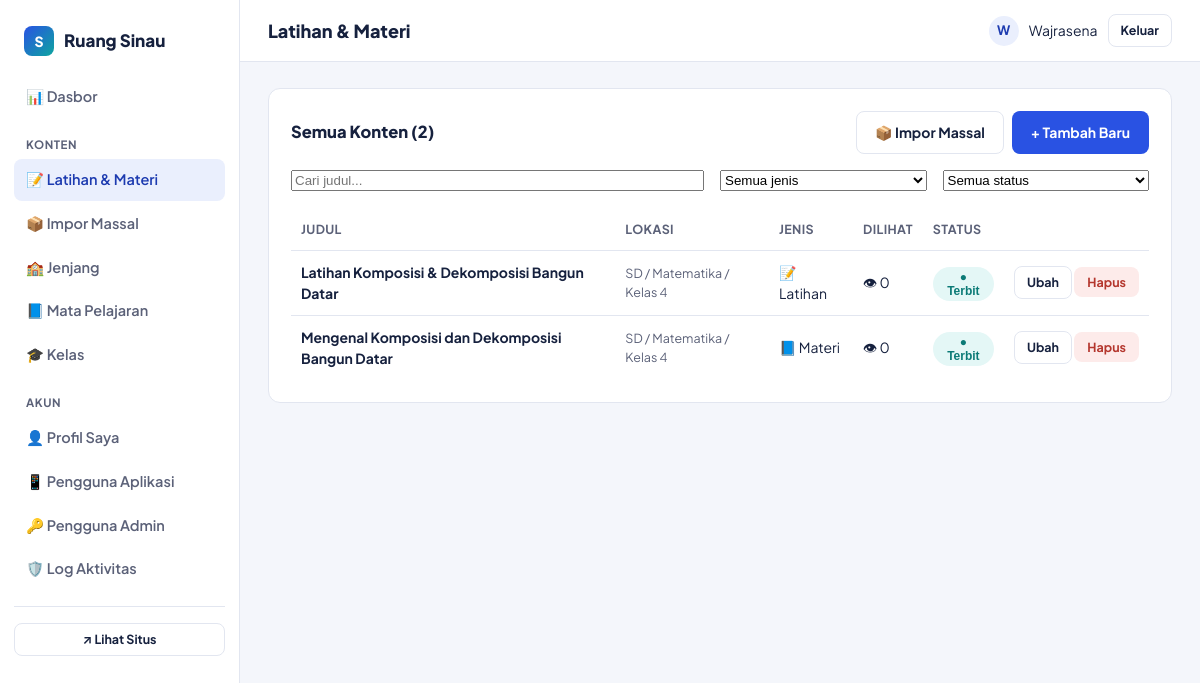
/admin/topik.php (signed in), run on the app's committed database.
### tables this page shows
CREATE TABLE IF NOT EXISTS topik (
    id              INT UNSIGNED AUTO_INCREMENT PRIMARY KEY,
    kelas_id        INT UNSIGNED NOT NULL,
    tipe            ENUM('latihan','materi') NOT NULL DEFAULT 'latihan',
    judul           VARCHAR(200) NOT NULL,
    slug            VARCHAR(220) NOT NULL,
    deskripsi       VARCHAR(500) NULL,
    tingkat         ENUM('mudah','sedang','sulit') NULL,
    jumlah_soal     SMALLINT UNSIGNED NULL,
    file_path       VARCHAR(255) NULL,       
    konten          LONGTEXT NULL,           
    emoji           VARCHAR(10) NULL DEFAULT '📝',
    status          ENUM('draft','published') NOT NULL DEFAULT 'published',
    dilihat         INT UNSIGNED NOT NULL DEFAULT 0,
    dibuat_oleh     INT UNSIGNED NULL,
    created_at      DATETIME NOT NULL DEFAULT CURRENT_TIMESTAMP,
    updated_at      DATETIME NOT NULL DEFAULT CURRENT_TIMESTAMP ON UPDATE CURRENT_TIMESTAMP,
    UNIQUE KEY uq_topik_slug (kelas_id, slug),
    KEY idx_topik_status (status),
    KEY idx_topik_tipe (tipe),
    CONSTRAINT fk_topik_kelas FOREIGN KEY (kelas_id) REFERENCES kelas(id) ON DELETE CASCADE,
    CONSTRAINT fk_topik_admin FOREIGN KEY (dibuat_oleh) REFERENCES admin_users(id) ON DELETE SET NULL,
    FULLTEXT KEY ft_topik_cari (judul, deskripsi)
);

CREATE TABLE IF NOT EXISTS jenjang (
    id          INT UNSIGNED AUTO_INCREMENT PRIMARY KEY,
    nama        VARCHAR(60)  NOT NULL,
    slug        VARCHAR(60)  NOT NULL UNIQUE,
    deskripsi   VARCHAR(255) NULL,
    urutan      INT UNSIGNED NOT NULL DEFAULT 0,
    created_at  DATETIME NOT NULL DEFAULT CURRENT_TIMESTAMP
);

CREATE TABLE IF NOT EXISTS mapel (
    id          INT UNSIGNED AUTO_INCREMENT PRIMARY KEY,
    jenjang_id  INT UNSIGNED NOT NULL,
    nama        VARCHAR(100) NOT NULL,
    slug        VARCHAR(100) NOT NULL,
    emoji       VARCHAR(10)  NULL DEFAULT '📘',
    urutan      INT UNSIGNED NOT NULL DEFAULT 0,
    created_at  DATETIME NOT NULL DEFAULT CURRENT_TIMESTAMP,
    UNIQUE KEY uq_mapel_slug (jenjang_id, slug),
    CONSTRAINT fk_mapel_jenjang FOREIGN KEY (jenjang_id) REFERENCES jenjang(id) ON DELETE CASCADE
);

CREATE TABLE IF NOT EXISTS kelas (
    id          INT UNSIGNED AUTO_INCREMENT PRIMARY KEY,
    mapel_id    INT UNSIGNED NOT NULL,
    nama        VARCHAR(60)  NOT NULL,
    slug        VARCHAR(60)  NOT NULL,
    urutan      INT UNSIGNED NOT NULL DEFAULT 0,
    created_at  DATETIME NOT NULL DEFAULT CURRENT_TIMESTAMP,
    UNIQUE KEY uq_kelas_slug (mapel_id, slug),
    CONSTRAINT fk_kelas_mapel FOREIGN KEY (mapel_id) REFERENCES mapel(id) ON DELETE CASCADE
);

### includes/functions.php (called while the page is built, shortened)
<?php
require_once __DIR__ . '/db.php';
function h(?string $value): string
{
    return htmlspecialchars($value ?? '', ENT_QUOTES, 'UTF-8');
}
function url_publik(string $path = ''): string
{
    return rtrim(APP_URL, '/') . '/' . ltrim($path, '/');
}
function format_judul(string $judul): string
{
    return $judul;
}

### includes/db.php (called while the page is built, shortened)
<?php
function db(): PDO
{
    static $pdo = null;
    if ($pdo === null) {
        $dsn = 'mysql:host=' . DB_HOST . ';dbname=' . DB_NAME . ';charset=' . DB_CHARSET;
        $options = [
            PDO::ATTR_ERRMODE            => PDO::ERRMODE_EXCEPTION,
            PDO::ATTR_DEFAULT_FETCH_MODE => PDO::FETCH_ASSOC,
            PDO::ATTR_EMULATE_PREPARES   => false,
        ];
        try {
            $pdo = new PDO($dsn, DB_USER, DB_PASS, $options);
        } catch (PDOException $e) {
            error_log('Koneksi database gagal: ' . $e->getMessage());
            http_response_code(500);
            if (APP_ENV === 'production') {
                die('Situs sedang mengalami gangguan. Silakan coba beberapa saat lagi.');
            }
            die('Koneksi database gagal: ' . $e->getMessage());
        }
    }
    return $pdo;
}

### includes/auth.php (called while the page is built, shortened)
<?php
require_once __DIR__ . '/functions.php';
function admin_saat_ini(): ?array
{
    static $cache = null;
    if ($cache === null) {
        $stmt = db()->prepare('SELECT id, username, nama, peran, aktif FROM admin_users WHERE id = :id');
        $stmt->execute(['id' => $_SESSION['admin_id']]);
        $cache = $stmt->fetch() ?: null;
    }
    return $cache;
}

### admin/includes/bootstrap.php (called while the page is built, shortened)
<?php
require_once __DIR__ . '/../../includes/functions.php';
require_once __DIR__ . '/../../includes/auth.php';
$admin = admin_saat_ini();

### admin/topik.php (the view, shortened to what this page needs)
<?php
require_once __DIR__ . '/includes/bootstrap.php';
$pdo = db();
$kataKunci = trim($_GET['q'] ?? '');
$where = ['1=1'];
$params = [];
$whereSql = implode(' AND ', $where);
$sql = "SELECT t.*, k.nama AS kelas_nama, m.nama AS mapel_nama, j.nama AS jenjang_nama
        FROM topik t
        JOIN kelas k ON k.id = t.kelas_id JOIN mapel m ON m.id = k.mapel_id JOIN jenjang j ON j.id = m.jenjang_id
        WHERE $whereSql
        ORDER BY t.created_at DESC
        LIMIT 200";
$stmt = $pdo->prepare($sql);
$stmt->execute($params);
$daftarTopik = $stmt->fetchAll();
$judul_admin = 'Latihan & Materi';
$menuAktif = 'topik';
require __DIR__ . '/includes/admin_header.php';
?>
<div class="panel">
    <div class="panel-head">
        <h2>Semua Konten (<?= count($daftarTopik) ?>)</h2>
        <div style="display:flex; gap:8px;">
            <a href="impor_massal.php" class="btn btn-outline">📦 Impor Massal</a>
            <a href="topik_form.php" class="btn btn-primary">+ Tambah Baru</a>
        </div>
    </div>
    <form method="get" class="form-2col" style="grid-template-columns: 2fr 1fr 1fr; margin-bottom:18px;">
        <input type="text" name="q" placeholder="Cari judul..." value="<?= h($kataKunci) ?>">
        <select name="tipe" onchange="this.form.submit()">
            <option value="">Semua jenis</option>
        </select>
        <select name="status" onchange="this.form.submit()">
            <option value="">Semua status</option>
        </select>
    </form>
    <?php if ($daftarTopik): ?>
    <table class="tabel">
        <thead><tr><th>Judul</th><th>Lokasi</th><th>Jenis</th><th>Dilihat</th><th>Status</th><th></th></tr></thead>
        <tbody>
        <?php foreach ($daftarTopik as $t): ?>
            <tr>
                <td><strong><?= h(format_judul($t['judul'])) ?></strong></td>
                <td style="color:var(--muted); font-size:12.5px;"><?= h($t['jenjang_nama']) ?> / <?= h($t['mapel_nama']) ?> / <?= h($t['kelas_nama']) ?></td>
                <td><?= $t['tipe'] === 'materi' ? '📘 Materi' : '📝 Latihan' ?></td>
                <td>👁 <?= (int)$t['dilihat'] ?></td>
                <td>
                    <form method="post" style="display:inline;">
                        <button type="submit" class="status-pill <?= h($t['status']) ?>" style="border:none; cursor:pointer;">
                            <?= $t['status'] === 'published' ? '● Terbit' : '○ Draf' ?>
                        </button>
                    </form>
                </td>
                <td class="aksi">
                    <a href="topik_form.php?id=<?= (int)$t['id'] ?>" class="btn btn-outline btn-sm">Ubah</a>
                    <form method="post" style="display:inline;" onsubmit="return confirm('Hapus &quot;<?= h(addslashes($t['judul'])) ?>&quot;? Tindakan ini tidak dapat dibatalkan.');">
                        <button type="submit" class="btn btn-danger btn-sm">Hapus</button>
                    </form>
                </td>
            </tr>
        <?php endforeach; ?>
        </tbody>
    </table>
    <?php else: ?>
        <p class="kosong-admin">Tidak ada konten yang cocok dengan filter ini.</p>
    <?php endif; ?>
</div>
<?php require __DIR__ . '/includes/admin_footer.php'; ?>

### admin/includes/admin_header.php (shortened to what this page needs)
<?php
$judul_admin = $judul_admin ?? 'Dasbor';
$menuAktif = $menuAktif ?? '';
?>
<!DOCTYPE html>
<html lang="id">
<head>
<link rel="stylesheet" href="<?= h(url_publik('assets/css/admin.css')) ?>">
</head>
<body>
<div class="admin-shell">
    <aside class="sidebar">
        <div class="brand">
            <span class="mark">S</span>
            <span><?= h(APP_NAME) ?></span>
        </div>
        <nav>
            <a href="index.php" class="<?= $menuAktif === 'dasbor' ? 'aktif' : '' ?>">📊 Dasbor</a>
            <div class="grup-label">Konten</div>
            <a href="topik.php" class="<?= $menuAktif === 'topik' ? 'aktif' : '' ?>">📝 Latihan &amp; Materi</a>
            <a href="impor_massal.php" class="<?= $menuAktif === 'impor' ? 'aktif' : '' ?>">📦 Impor Massal</a>
            <a href="jenjang.php" class="<?= $menuAktif === 'jenjang' ? 'aktif' : '' ?>">🏫 Jenjang</a>
            <a href="mapel.php" class="<?= $menuAktif === 'mapel' ? 'aktif' : '' ?>">📘 Mata Pelajaran</a>
            <a href="kelas.php" class="<?= $menuAktif === 'kelas' ? 'aktif' : '' ?>">🎓 Kelas</a>
            <div class="grup-label">Akun</div>
            <a href="profil.php" class="<?= $menuAktif === 'profil' ? 'aktif' : '' ?>">👤 Profil Saya</a>
            <a href="pengguna_app.php" class="<?= $menuAktif === 'pengguna_app' ? 'aktif' : '' ?>">📱 Pengguna Aplikasi</a>
            <?php if ($admin['peran'] === 'super_admin'): ?>
            <a href="users.php" class="<?= $menuAktif === 'users' ? 'aktif' : '' ?>">🔑 Pengguna Admin</a>
            <a href="log.php" class="<?= $menuAktif === 'log' ? 'aktif' : '' ?>">🛡️ Log Aktivitas</a>
            <?php endif; ?>
        </nav>
        <div class="lihat-situs">
            <a href="<?= h(url_publik('index.php')) ?>" target="_blank" class="btn btn-outline btn-sm" style="width:100%;">↗ Lihat Situs</a>
        </div>
    </aside>
    <div class="admin-main">
        <div class="admin-topbar">
            <h1><?= h($judul_admin) ?></h1>
            <div class="admin-user">
                <div class="avatar"><?= h(strtoupper(substr($admin['nama'], 0, 1))) ?></div>
                <span><?= h($admin['nama']) ?></span>
                <a href="logout.php" class="btn btn-outline btn-sm">Keluar</a>
            </div>
        </div>
        <div class="admin-content">

### assets/css/admin.css (style rules this page uses)
:root { --ink: #16213E; --muted: #5B6178; --paper: #FFFFFF; --bg: #F4F6FB; --line: #E2E6F0; --primary: #2952E3; --primary-dark: #1D3BB0; --primary-tint: #EAEFFD; --accent: #FF8C42; --accent-tint: #FFF1E4; --teal: #0EA5A0; --teal-tint: #E4F7F6; --success: #17A672; --danger: #E0483E; --danger-tint: #FDEBEA; --radius-sm: 8px; --radius-md: 12px; --radius-lg: 18px; --sidebar-w: 240px; }
* { box-sizing: border-box; }
html { overflow-x: hidden; }
body { margin: 0; font-family: 'Plus Jakarta Sans', -apple-system, BlinkMacSystemFont, 'Segoe UI', sans-serif; background: var(--bg); color: var(--ink); line-height: 1.5; overflow-x: hidden; width: 100%; }
a { color: inherit; text-decoration: none; }
.admin-shell { display: flex; min-height: 100vh; }
.sidebar { width: var(--sidebar-w); background: var(--paper); border-right: 1px solid var(--line); flex-shrink: 0; padding: 20px 14px; position: sticky; top: 0; height: 100vh; overflow-y: auto; }
.sidebar .brand { display: flex; align-items: center; gap: 10px; font-weight: 800; font-size: 17px; padding: 6px 10px 20px; }
.sidebar .brand .mark { width: 30px; height: 30px; border-radius: 8px; background: linear-gradient(135deg, var(--primary), var(--teal)); color: #fff; display: flex; align-items: center; justify-content: center; font-weight: 800; font-size: 14px; flex-shrink: 0; }
.sidebar nav a { display: flex; align-items: center; gap: 10px; padding: 10px 12px; border-radius: var(--radius-sm); font-weight: 600; font-size: 14.5px; color: var(--muted); margin-bottom: 2px; }
.sidebar nav a.aktif { background: var(--primary-tint); color: var(--primary-dark); }
.sidebar .grup-label { font-size: 11.5px; text-transform: uppercase; letter-spacing: .05em; color: var(--muted); font-weight: 700; margin: 18px 12px 6px; }
.sidebar .lihat-situs { margin-top: 16px; padding-top: 16px; border-top: 1px solid var(--line); }
.admin-main { flex: 1; min-width: 0; }
.admin-topbar { background: var(--paper); border-bottom: 1px solid var(--line); height: 62px; display: flex; align-items: center; justify-content: space-between; padding: 0 28px; position: sticky; top: 0; z-index: 10; }
.admin-topbar h1 { font-size: 18px; margin: 0; font-weight: 800; }
.admin-user { display: flex; align-items: center; gap: 10px; font-size: 14px; }
.admin-user .avatar { width: 30px; height: 30px; border-radius: 50%; background: var(--primary-tint); color: var(--primary-dark); display: flex; align-items: center; justify-content: center; font-weight: 700; font-size: 13px; }
.admin-content { padding: 26px 28px 60px; }
.panel { background: var(--paper); border: 1.5px solid var(--line); border-radius: var(--radius-md); padding: 22px; margin-bottom: 20px; max-width: 100%; overflow-x: auto; }
.panel-head { display: flex; align-items: center; justify-content: space-between; margin-bottom: 16px; gap: 12px; flex-wrap: wrap; }
.panel-head h2 { font-size: 16.5px; margin: 0; font-weight: 800; }
table.tabel { width: 100%; min-width: 480px; border-collapse: collapse; font-size: 14px; }
table.tabel th, table.tabel td { text-align: left; padding: 11px 10px; border-bottom: 1px solid var(--line); vertical-align: middle; }
table.tabel th { color: var(--muted); font-weight: 700; font-size: 12.5px; text-transform: uppercase; letter-spacing: .03em; }
table.tabel tr:last-child td { border-bottom: none; }
table.tabel td.aksi { text-align: right; white-space: nowrap; }
.status-pill { display: inline-flex; align-items: center; gap: 5px; padding: 3px 10px; border-radius: 999px; font-size: 12px; font-weight: 700; }
.status-pill.published { background: var(--teal-tint); color: #0B7A76; }
.form-2col { display: grid; grid-template-columns: 1fr 1fr; gap: 16px; }
.btn { display: inline-flex; align-items: center; justify-content: center; gap: 8px; padding: 10px 18px; border-radius: var(--radius-sm); font-weight: 700; font-size: 14px; border: 1.5px solid transparent; cursor: pointer; font-family: inherit; }
.btn-primary { background: var(--primary); color: #fff; }
.btn-outline { background: var(--paper); border-color: var(--line); color: var(--ink); }
.btn-danger { background: var(--danger-tint); color: #B4362D; }
.btn-sm { padding: 6px 12px; font-size: 12.5px; }

### data on the page
topik: judul "Latihan Komposisi & Dekomposisi Bangun Datar", jenjang.nama "SD", mapel.nama "Matematika", kelas.nama "Kelas 4", tipe "📝 Latihan", dilihat "0", status "● Terbit"
topik: judul "Mengenal Komposisi dan Dekomposisi Bangun Datar", jenjang.nama "SD", mapel.nama "Matematika", kelas.nama "Kelas 4", tipe "📘 Materi", dilihat "0", status "● Terbit"

### other printed values
APP_NAME "Ruang Sinau"
$judul_admin "Latihan & Materi"
substr($admin['nama'], 0, 1) "W"
$admin['nama'] "Wajrasena"
count($daftarTopik) "2"
